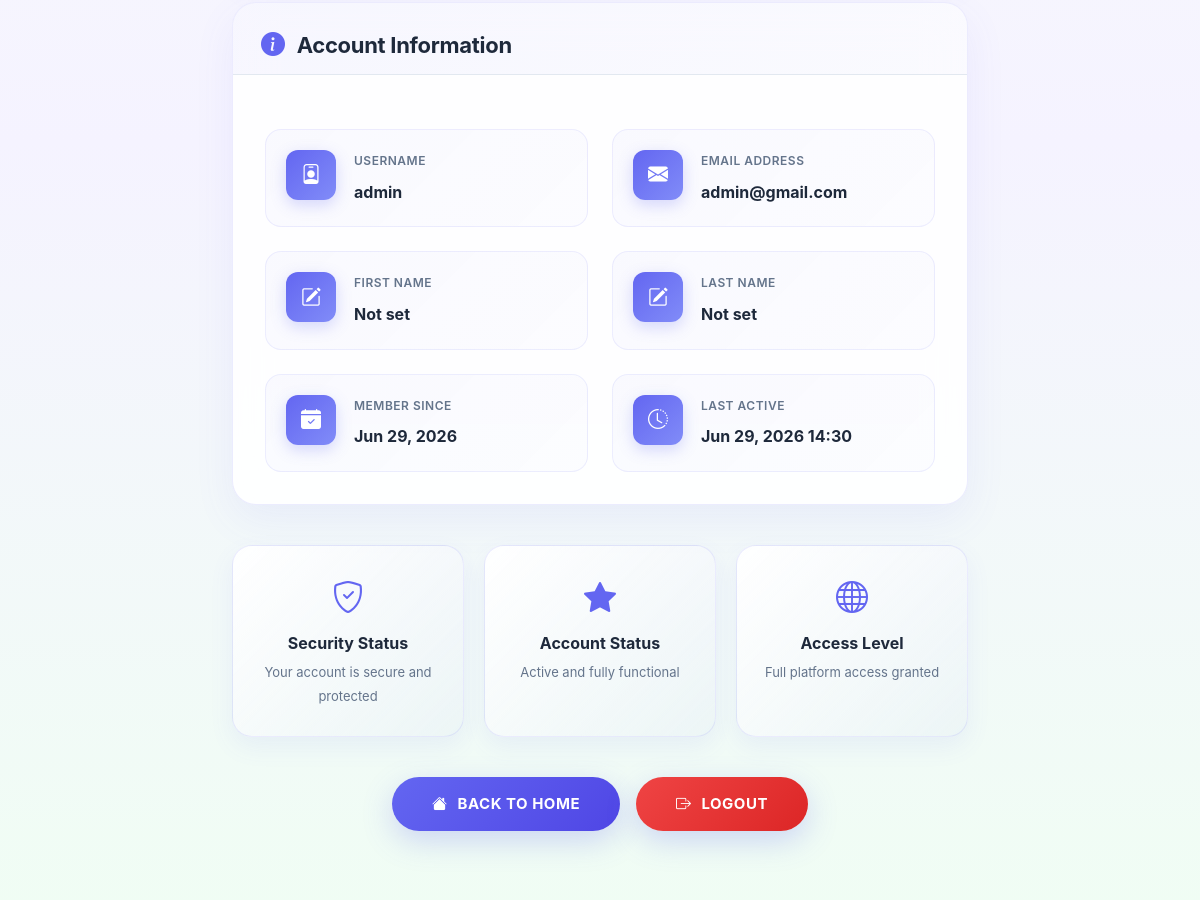
The app's page /accounts/profile/ (signed in, middle part), older data.
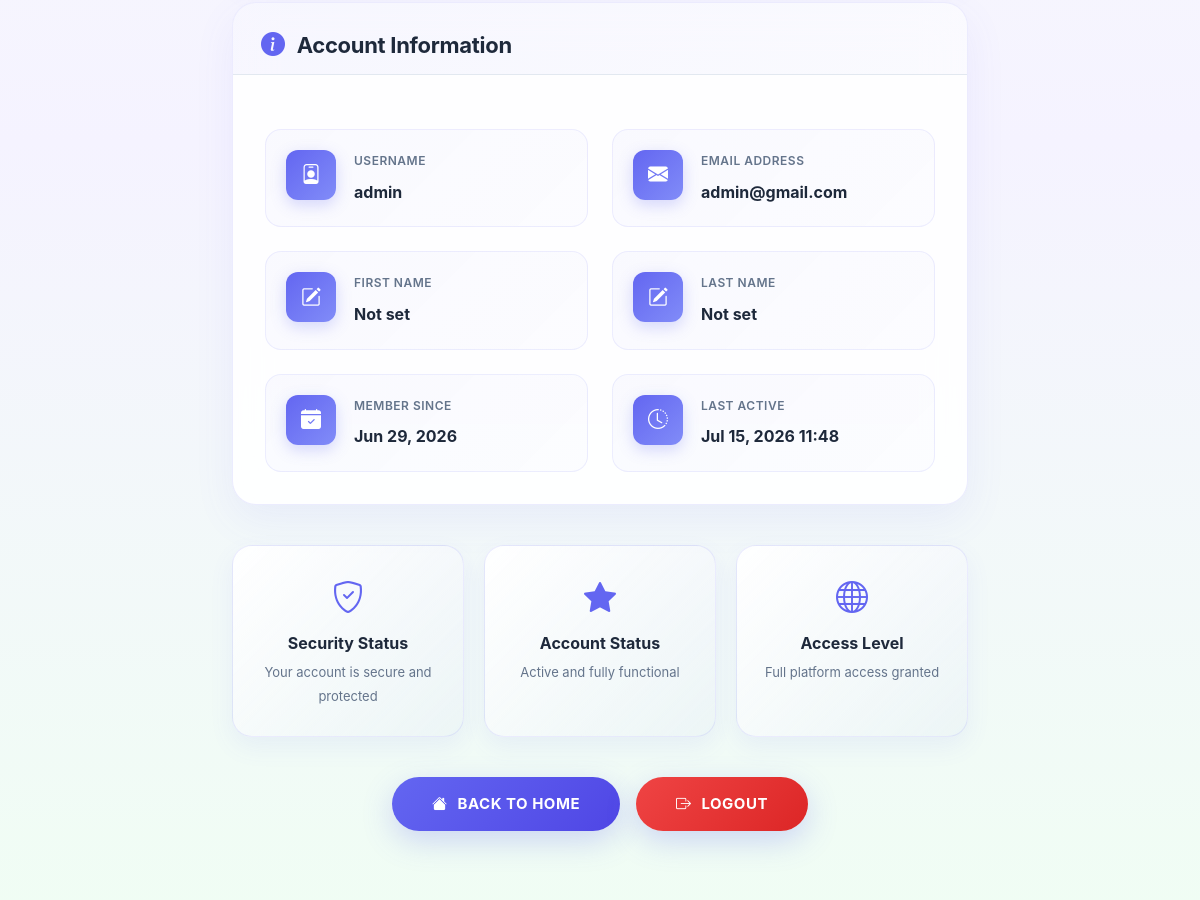
The same page, newer data.
### accounts/models.py (models this page shows, shortened)
class CustomUser(AbstractUser):
    email = models.EmailField(unique=True)
    phone = models.CharField(max_length=15, blank=True)
    address = models.TextField(blank=True)

### accounts/templates/accounts/profile.html (shortened to what the changed rows need)
{% extends "core/base.html" %}
{% load static %}
{% block extra_css %}
<link rel="stylesheet" href="{% static 'core/css/style.css' %}">
<link rel="stylesheet" href="{% static 'core/css/profile.css' %}">
<link rel="stylesheet" href="https://cdn.jsdelivr.net/npm/bootstrap-icons@1.11.3/font/bootstrap-icons.min.css">
{% endblock %}
{% block content %}
<section class="profile-section">
    <div class="container">
        <div class="row justify-content-center">
            <div class="col-lg-8">
                <div class="profile-details-card">
                    <div class="card-header-custom">
                        <h2 class="section-title">
                            <i class="bi bi-info-circle-fill"></i>
                            Account Information
                        </h2>
                    </div>
                    <div class="card-body-custom">
                        <div class="profile-info-grid">
                            <div class="info-item">
                                <div class="info-content">
                                    <p class="info-label">Username</p>
                                    <p class="info-value">{{ user.username }}</p>
                                </div>
                            </div>
                            <div class="info-item">
                                <div class="info-content">
                                    <p class="info-label">Email Address</p>
                                    <p class="info-value">{{ user.email }}</p>
                                </div>
                            </div>
                            <div class="info-item">
                                <div class="info-content">
                                    <p class="info-label">First Name</p>
                                    <p class="info-value">{{ user.first_name|default:"Not set" }}</p>
                                </div>
                            </div>
                            <div class="info-item">
                                <div class="info-content">
                                    <p class="info-label">Last Name</p>
                                    <p class="info-value">{{ user.last_name|default:"Not set" }}</p>
                                </div>
                            </div>
                            <div class="info-item">
                                <div class="info-content">
                                    <p class="info-label">Member Since</p>
                                    <p class="info-value">{{ user.date_joined|date:"M d, Y" }}</p>
                                </div>
                            </div>
                            <div class="info-item">
                                <div class="info-content">
                                    <p class="info-label">Last Active</p>
                                    <p class="info-value">{{ user.last_login|date:"M d, Y H:i"|default:"Just now" }}</p>
                                </div>
                            </div>
                        </div>
                    </div>
                </div>
            </div>
        </div>
    </div>
</section>
{% endblock %}

Row changes from the older to the newer data that the page shows:
changed CustomUser "admin": last_login "Jun 29, 2026 14:30" → "Jul 15, 2026 11:48"
